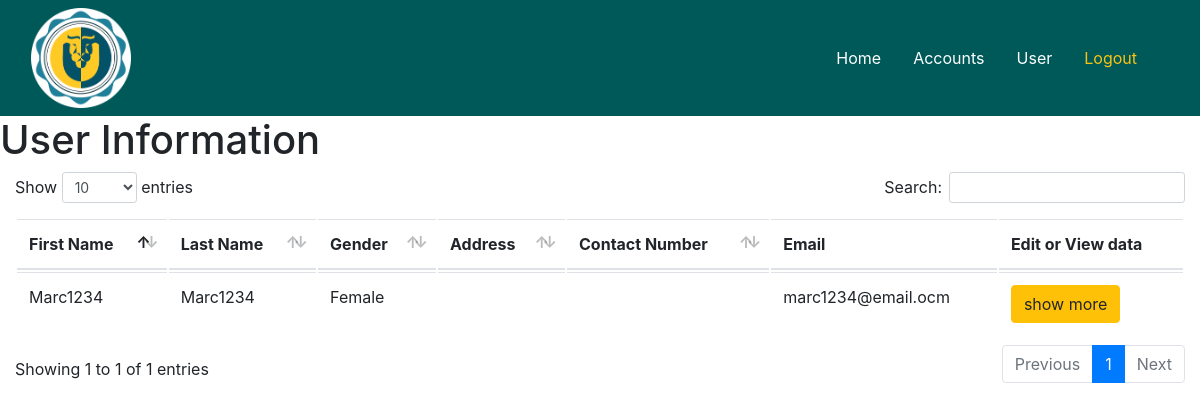
Before: /admin/user_information.php (signed in) with the older database file.
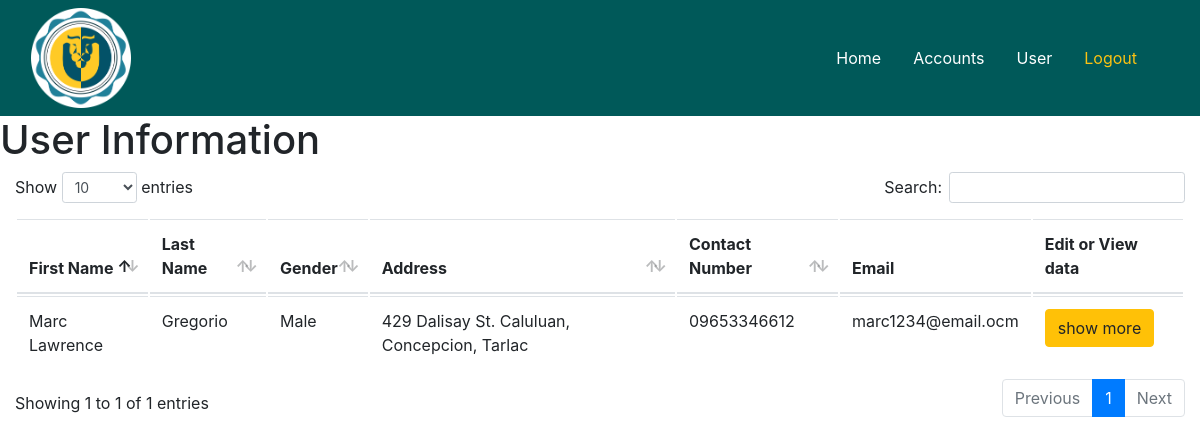
After: the same page with the newer database file.
### tables this page shows
CREATE TABLE `user_info` (
  `user_id` int(11) NOT NULL,
  `first_name` varchar(45) DEFAULT NULL,
  `middle_name` varchar(45) DEFAULT NULL,
  `last_name` varchar(45) DEFAULT NULL,
  `birth_date` date DEFAULT NULL,
  `birth_place` varchar(45) DEFAULT NULL,
  `contact_number` varchar(45) DEFAULT NULL,
  `gender` enum('m','f') DEFAULT NULL,
  `height` varchar(45) DEFAULT NULL,
  `weight` int(3) DEFAULT NULL,
  `blood_type` enum('o','a','b','ab') DEFAULT NULL,
  `residential_address` varchar(45) DEFAULT NULL,
  `residential_zip` int(4) DEFAULT NULL,
  `residential_tel_no` varchar(45) DEFAULT NULL,
  `permanent_address` varchar(45) DEFAULT NULL,
  `permanent_zip` int(4) DEFAULT NULL,
  `permanent_tel_no` varchar(45) DEFAULT NULL,
  `citizenship` varchar(45) DEFAULT NULL,
  `religion` varchar(45) DEFAULT NULL,
  `civil_status` varchar(45) DEFAULT NULL,
  `sss_no` int(11) DEFAULT NULL,
  `tin` int(11) DEFAULT NULL,
  `philhealth_no` int(11) DEFAULT NULL,
  `pagibig_id_no` int(11) DEFAULT NULL,
  PRIMARY KEY (`user_id`),
  CONSTRAINT `user_id` FOREIGN KEY (`user_id`) REFERENCES `user` (`user_id`) ON UPDATE CASCADE
);

CREATE TABLE `user` (
  `username` varchar(45) NOT NULL,
  `user_id` int(11) NOT NULL AUTO_INCREMENT,
  `email` varchar(45) NOT NULL,
  `password` varchar(255) NOT NULL,
  `date_registered` date NOT NULL,
  `status` enum('enabled','disabled') DEFAULT 'enabled',
  `type` enum('admin','user') DEFAULT 'user',
  PRIMARY KEY (`username`),
  UNIQUE KEY `user_id_UNIQUE` (`user_id`)
);

### admin/update_information.php (the view, shortened to what this page needs)
<html>
    <head>
        <link type="text/css" rel="stylesheet" href="../style/bootstrap/bootstrap.min.css" media="screen, projection">
        <link type="text/css" rel="stylesheet" href="../style/style.css" media="screen, projection">
    </head>
    <body style="background-color: #005959;">
    </body>
</html>

### admin/data_information.php (shortened to what this page needs)
<!DOCTYPE html>
<html>
<head>
	<link type="text/css" rel="stylesheet" href="../style/bootstrap/bootstrap.min.css" media="screen, projection">
    <link type="text/css" rel="stylesheet" href="../style/style.css" media="screen, projection">
</head>
<body style="background-color:white !important;";>
	<table class="table" id="table">
  		<thead>
    		<tr>
        		<th>First Name</th>
        		<th>Last Name</th>
        		<th>Gender</th>
        		<th>Address</th>
        		<th>Contact Number</th>
        		<th>Email</th>
        		<th>Edit or View data</th>
    		</tr>
  		</thead>
		<?php
			$sql = "select * from user_info natural join user;";
			$result = $connect->query($sql);
			if($result-> num_rows > 0){
    			while($row = $result->fetch_assoc()){
        			if($row["gender"] === "m"){
            			$gender = "Male";
        			}else{
            			$gender = "Female";
        	}
        	$show = "
        			<input name='show' value='show' style='display: none;'>
        			<a href='#!' data-toggle='modal' data-target='#1st'><input class='btn btn-warning' type='submit' value='show more'></a>";
        	echo "
        		<form action='show_all' method='POST'>
					<tr>
						<td>" . ucwords($row['first_name']) . "</td>
						<td>" . ucwords($row['last_name']) . "</td>
						<td>" . $gender . "</td>
						<td>" . $row['residential_address'] . "</td>
						<td>" . $row['contact_number'] . "</td>
						<td>" . $row['email'] . "</td>
						<td>" . $show ."</td>
					</tr>
        		</form>";
    }
}else{
    echo "database has no query";
}
?>
</table>
				<?php
					include 'update_information.php';
				?>
</body>
</html>

Changed rows visible on the page:
changed user_info "marc1234@email.ocm": first_name "Marc1234" → "Marc Lawrence"; last_name "Marc1234" → "Gregorio"; gender "Female" → "Male"; residential_address (not shown) → "429 Dalisay St. Caluluan, Concepcion, Tarlac"; contact_number (not shown) → "09653346612"
